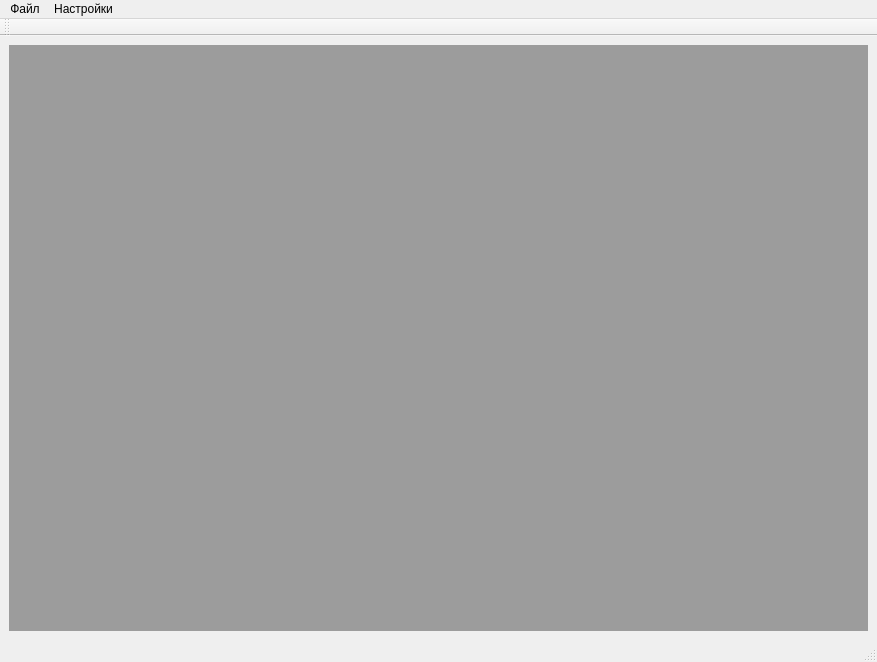
<?xml version="1.0" encoding="UTF-8"?>
<ui version="4.0">
 <class>MainWindow</class>
 <widget class="QMainWindow" name="MainWindow">
  <property name="geometry">
   <rect>
    <x>0</x>
    <y>0</y>
    <width>877</width>
    <height>662</height>
   </rect>
  </property>
  <property name="windowTitle">
   <string>My Text Editor</string>
  </property>
  <property name="windowIcon">
   <iconset resource="resources.qrc">
    <normaloff>:/icons/icons/TextEditor.png</normaloff>:/icons/icons/TextEditor.png</iconset>
  </property>
  <property name="toolButtonStyle">
   <enum>Qt::ToolButtonIconOnly</enum>
  </property>
  <widget class="QWidget" name="centralwidget">
   <layout class="QGridLayout" name="gridLayout">
    <item row="0" column="1">
     <widget class="QMdiArea" name="mdiArea">
      <property name="background">
       <brush brushstyle="SolidPattern">
        <color alpha="255">
         <red>156</red>
         <green>156</green>
         <blue>156</blue>
        </color>
       </brush>
      </property>
     </widget>
    </item>
   </layout>
  </widget>
  <widget class="QMenuBar" name="menubar">
   <property name="geometry">
    <rect>
     <x>0</x>
     <y>0</y>
     <width>877</width>
     <height>22</height>
    </rect>
   </property>
   <property name="sizePolicy">
    <sizepolicy hsizetype="MinimumExpanding" vsizetype="Minimum">
     <horstretch>0</horstretch>
     <verstretch>0</verstretch>
    </sizepolicy>
   </property>
   <property name="nativeMenuBar">
    <bool>true</bool>
   </property>
   <widget class="QMenu" name="file">
    <property name="title">
     <string>Файл</string>
    </property>
    <widget class="QMenu" name="menu">
     <property name="title">
      <string>Открыть</string>
     </property>
     <property name="icon">
      <iconset resource="resources.qrc">
       <normaloff>:/icons/icons/open.png</normaloff>:/icons/icons/open.png</iconset>
     </property>
     <addaction name="open"/>
     <addaction name="open_read_only"/>
    </widget>
    <addaction name="menu"/>
    <addaction name="save"/>
    <addaction name="actionPrint"/>
   </widget>
   <widget class="QMenu" name="settings">
    <property name="title">
     <string>Настройки</string>
    </property>
   </widget>
   <addaction name="file"/>
   <addaction name="settings"/>
  </widget>
  <widget class="QStatusBar" name="statusbar"/>
  <widget class="QToolBar" name="toolBar">
   <property name="windowTitle">
    <string>toolBar</string>
   </property>
   <property name="iconSize">
    <size>
     <width>36</width>
     <height>36</height>
    </size>
   </property>
   <attribute name="toolBarArea">
    <enum>TopToolBarArea</enum>
   </attribute>
   <attribute name="toolBarBreak">
    <bool>false</bool>
   </attribute>
  </widget>
  <action name="save">
   <property name="checkable">
    <bool>false</bool>
   </property>
   <property name="icon">
    <iconset resource="resources.qrc">
     <normaloff>:/icons/icons/saveas.png</normaloff>:/icons/icons/saveas.png</iconset>
   </property>
   <property name="text">
    <string>Сохранить</string>
   </property>
   <property name="shortcut">
    <string>Ctrl+S</string>
   </property>
  </action>
  <action name="actionFullScreen">
   <property name="icon">
    <iconset resource="resources.qrc">
     <normaloff>:/icons/icons/fullScreen.png</normaloff>:/icons/icons/fullScreen.png</iconset>
   </property>
   <property name="text">
    <string>FullScreen</string>
   </property>
   <property name="shortcut">
    <string>F11</string>
   </property>
   <property name="shortcutContext">
    <enum>Qt::WindowShortcut</enum>
   </property>
  </action>
  <action name="actionUndo">
   <property name="icon">
    <iconset resource="resources.qrc">
     <normaloff>:/icons/icons/undo.png</normaloff>:/icons/icons/undo.png</iconset>
   </property>
   <property name="text">
    <string>Undo</string>
   </property>
   <property name="toolTip">
    <string>Отменить</string>
   </property>
   <property name="shortcut">
    <string>Ctrl+Z</string>
   </property>
   <property name="shortcutContext">
    <enum>Qt::WindowShortcut</enum>
   </property>
  </action>
  <action name="actionRedo">
   <property name="icon">
    <iconset resource="resources.qrc">
     <normaloff>:/icons/icons/redo.png</normaloff>:/icons/icons/redo.png</iconset>
   </property>
   <property name="text">
    <string>Redo</string>
   </property>
   <property name="toolTip">
    <string>Повторить</string>
   </property>
   <property name="shortcut">
    <string>Ctrl+Shift+Z</string>
   </property>
   <property name="shortcutContext">
    <enum>Qt::WindowShortcut</enum>
   </property>
  </action>
  <action name="actionAbout">
   <property name="icon">
    <iconset resource="resources.qrc">
     <normaloff>:/icons/icons/about.png</normaloff>:/icons/icons/about.png</iconset>
   </property>
   <property name="text">
    <string>About</string>
   </property>
   <property name="toolTip">
    <string>О программе</string>
   </property>
   <property name="shortcut">
    <string>F1</string>
   </property>
  </action>
  <action name="open">
   <property name="icon">
    <iconset resource="resources.qrc">
     <normaloff>:/icons/icons/open.png</normaloff>:/icons/icons/open.png</iconset>
   </property>
   <property name="text">
    <string>Открыть</string>
   </property>
  </action>
  <action name="open_read_only">
   <property name="icon">
    <iconset resource="resources.qrc">
     <normaloff>:/icons/icons/open.png</normaloff>:/icons/icons/open.png</iconset>
   </property>
   <property name="text">
    <string>Только для чтения</string>
   </property>
  </action>
  <action name="actionExit">
   <property name="icon">
    <iconset resource="resources.qrc">
     <normaloff>:/icons/icons/exit.png</normaloff>:/icons/icons/exit.png</iconset>
   </property>
   <property name="text">
    <string>Exit</string>
   </property>
   <property name="toolTip">
    <string>Выход</string>
   </property>
  </action>
  <action name="actionDayNight">
   <property name="icon">
    <iconset resource="resources.qrc">
     <normaloff>:/icons/icons/classic.png</normaloff>:/icons/icons/classic.png</iconset>
   </property>
   <property name="text">
    <string>DayNight</string>
   </property>
   <property name="toolTip">
    <string>День/Ночь</string>
   </property>
  </action>
  <action name="actionSettings">
   <property name="icon">
    <iconset resource="resources.qrc">
     <normaloff>:/icons/icons/settings.png</normaloff>:/icons/icons/settings.png</iconset>
   </property>
   <property name="text">
    <string>Settings</string>
   </property>
   <property name="toolTip">
    <string>Настройки</string>
   </property>
  </action>
  <action name="actionPrint">
   <property name="icon">
    <iconset resource="resources.qrc">
     <normaloff>:/icons/icons/print.png</normaloff>:/icons/icons/print.png</iconset>
   </property>
   <property name="text">
    <string>Print</string>
   </property>
   <property name="shortcut">
    <string>Ctrl+P</string>
   </property>
  </action>
  <action name="actionNewWindow">
   <property name="icon">
    <iconset resource="resources.qrc">
     <normaloff>:/icons/icons/newWindow.png</normaloff>:/icons/icons/newWindow.png</iconset>
   </property>
   <property name="text">
    <string>NewWindow</string>
   </property>
   <property name="toolTip">
    <string>Новое окно</string>
   </property>
  </action>
  <action name="actionaddTable">
   <property name="icon">
    <iconset resource="resources.qrc">
     <normaloff>:/icons/icons/table.png</normaloff>:/icons/icons/table.png</iconset>
   </property>
   <property name="text">
    <string>addTable</string>
   </property>
   <property name="toolTip">
    <string>Вставить таблицу</string>
   </property>
  </action>
 </widget>
 <resources>
  <include location="resources.qrc"/>
 </resources>
 <connections/>
</ui>
